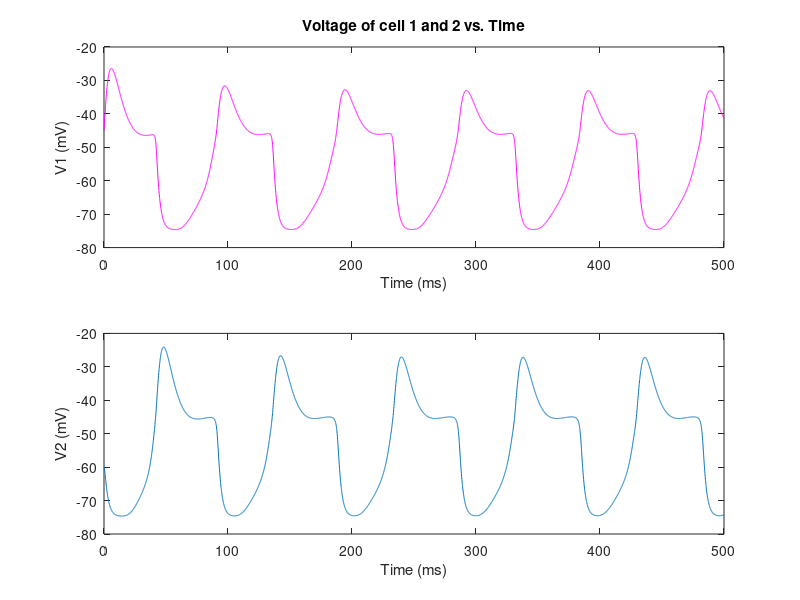
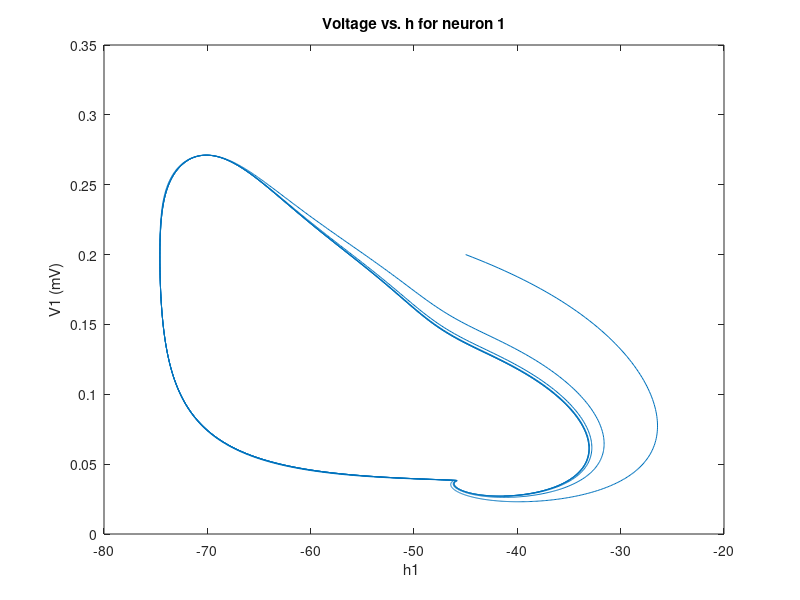

Write MATLAB code to recreate these figures, in order.
clc
clear all
close all

%initialization of variables 
ksyn=2;
gsyn=0.3;
Vpir=120;
VL=-60;
Vsyn=-80;
gL=0.1;
tau=10;
phi=3;
thetasyn=-44;
gpir=0.3;
C=1;
dt=0.1;
t=(0:dt:500)';
num=length(t);

%From the graph 
V1=zeros(num,1);
V2=zeros(num,1);
V11=-45;
V22=-60;

%Corresponding initial values for h
h1=zeros(num,1);
h2=zeros(num,1);
h11=0.2;
h22=0.1;

minf1=0;
minf2=0;

for j=1:num
   
   h1(j)=h11;
   h2(j)=h22;
   V1(j)=V11;
   V2(j)=V22;
   
   %equations for the two cells
   minf1=1/(1+exp(-(V1(j)+65)/7.8));
   hinf1=1/(1+exp((V1(j)+81)/11));
   tauh1=hinf1*exp((V1(j)+162.3)/17.8);
   s12=1/(1+exp(-(V1(j)-thetasyn)/ksyn));
  
   minf2=1/(1+exp(-(V2(j)+65)/7.8));
   hinf2=1/(1+exp((V2(j)+81)/11));
   tauh2=hinf2*exp((V2(j)+162.3)/17.8);
   s21=1/(1+exp(-(V2(j)-thetasyn)/ksyn));
   
   V11=V11+dt*((-gpir*minf1^3*h1(j)*(V11-Vpir)-gL*(V11-VL)-gsyn*s21*(V11-Vsyn))/C);
   h11=h11+dt*(phi*(hinf1-h1(j))/tauh1);
   V22=V22+dt*((-gpir*minf2^3*h2(j)*(V11-Vpir)-gL*(V22-VL)-gsyn*s12*(V22-Vsyn))/C);
   h22=h22+dt*(phi*(hinf2-h2(j))/tauh2);
   
end

figure(1)
   subplot(211);
   plot(t',V1,'m')
   title('Voltage of cell 1 and 2 vs. Time')
   ylabel('V1 (mV)')
   xlabel('Time (ms)')
   
   subplot(212);
   plot(t',V2)
   ylabel('V2 (mV)')
   xlabel('Time (ms)')

   
   figure (2)
   plot([V1],[h1])
   title('Voltage vs. h for neuron 1')
   ylabel('V1 (mV)')
   xlabel('h1 ')
   

   
   
   
   



